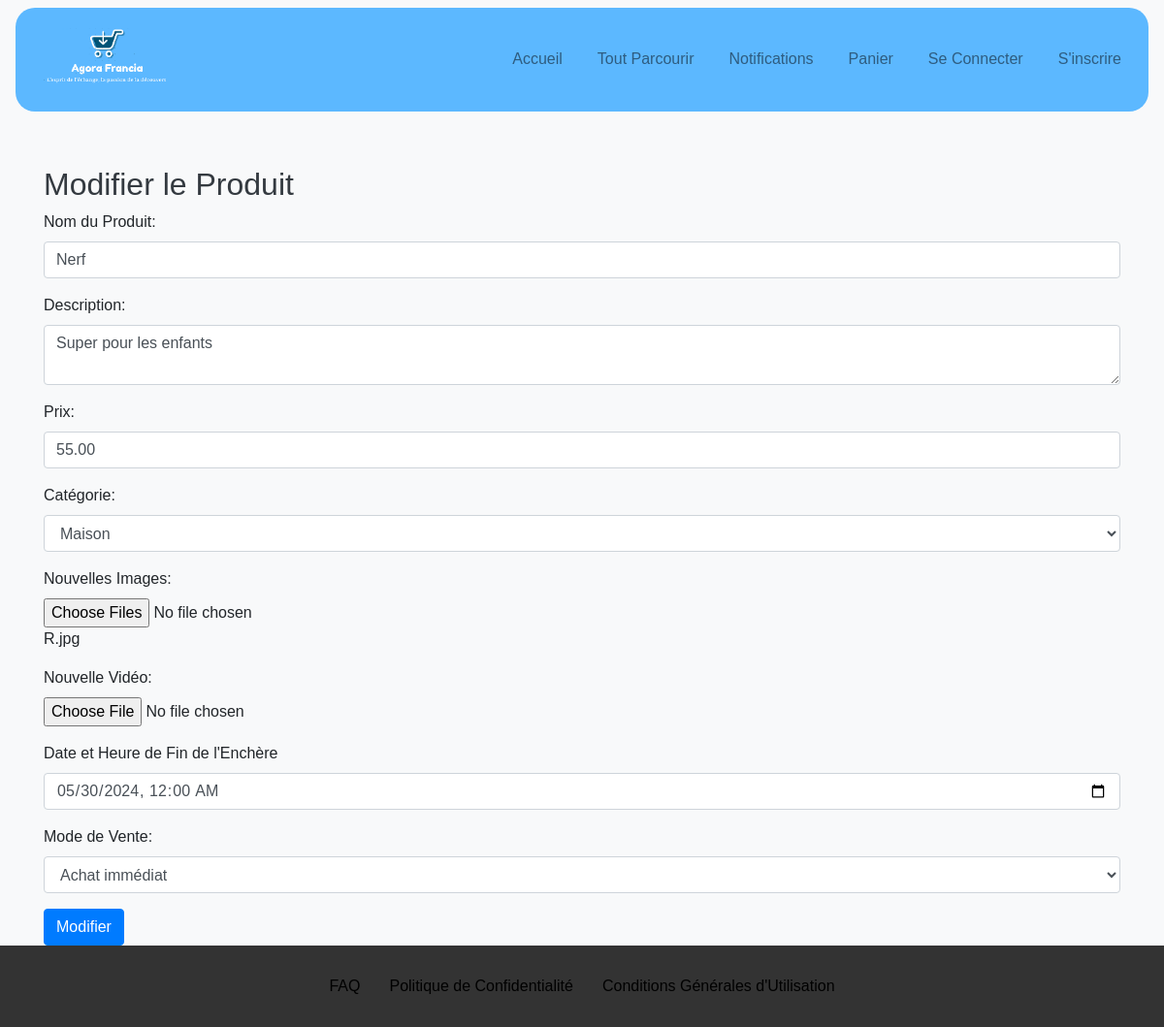
The page /SiteAGORA/edit_product.php?id=25 on the database its author committed.
### tables this page shows
CREATE TABLE `products` (
  `id` int(11) NOT NULL,
  `name` varchar(255) NOT NULL,
  `description` text,
  `price` decimal(10,2) NOT NULL,
  `category` varchar(100) DEFAULT NULL,
  `created_at` timestamp NOT NULL DEFAULT CURRENT_TIMESTAMP,
  `user_id` int(11) NOT NULL,
  `end_time` datetime DEFAULT NULL,
  `category_sell_id` int(11) DEFAULT NULL
);

CREATE TABLE `categories` (
  `id` int(11) NOT NULL,
  `name` varchar(100) NOT NULL,
  `created_at` timestamp NOT NULL DEFAULT CURRENT_TIMESTAMP
);

CREATE TABLE `categories_sell` (
  `id` int(11) NOT NULL,
  `name` varchar(50) NOT NULL
);

### SiteAGORA/edit_product.php (the view, shortened to what this page needs)
<?php
include 'db_connection.php';
if (isset($_GET['id'])) {
    $productId = $_GET['id'];
    $stmt = $conn->prepare("SELECT * FROM products WHERE id = ?");
    $stmt->bind_param("i", $productId);
    $stmt->execute();
    $result = $stmt->get_result();
    $categoryStmt = $conn->prepare("SELECT * FROM categories");
    $categoryStmt->execute();
    $categoriesResult = $categoryStmt->get_result();
    $categories = [];
    while ($categoryRow = $categoriesResult->fetch_assoc()) {
        $categories[] = $categoryRow;
    }
    $categorySellStmt = $conn->prepare("SELECT * FROM categories_sell");
    $categorySellStmt->execute();
    $categorySellResult = $categorySellStmt->get_result();
    $categorySells = [];
    while ($categorySellRow = $categorySellResult->fetch_assoc()) {
        $categorySells[] = $categorySellRow;
    }
    $imageStmt = $conn->prepare("SELECT * FROM product_images WHERE product_id = ?");
    $imageStmt->bind_param("i", $productId);
    $imageStmt->execute();
    $imageResult = $imageStmt->get_result();
    $productImages = [];
    while ($imageRow = $imageResult->fetch_assoc()) {
        $productImages[] = $imageRow['image_path'];
    }
    if ($result->num_rows > 0) {
        $product = $result->fetch_assoc();
        ?>
        <!DOCTYPE html>
        <html lang="fr">
        <head>
            <link rel="stylesheet" href="css/styles.css">
            <link rel="stylesheet" href="https://stackpath.bootstrapcdn.com/bootstrap/4.5.2/css/bootstrap.min.css">
        </head>
        <body>
            <?php include 'header.php'; ?>
            <div class="container mt-5">
                <h2>Modifier le Produit</h2>
                <form action="update_product.php" method="POST" enctype="multipart/form-data">
                    <div class="form-group">
                        <label for="name">Nom du Produit:</label>
                        <input type="text" class="form-control" id="name" name="name" value="<?php echo htmlspecialchars($product['name']); ?>" required>
                    </div>
                    <div class="form-group">
                        <label for="description">Description:</label>
                        <textarea class="form-control" id="description" name="description" required><?php echo htmlspecialchars($product['description']); ?></textarea>
                    </div>
                    <div class="form-group">
                        <label for="price">Prix:</label>
                        <input type="number" step="0.01" class="form-control" id="price" name="price" value="<?php echo htmlspecialchars($product['price']); ?>" required>
                    </div>
                    <div class="form-group">
                        <label for="category">Catégorie:</label>
                        <select class="form-control" id="category" name="category" required>
                            <?php foreach ($categories as $category): ?>
                                <option value="<?php echo htmlspecialchars($category['id']); ?>" <?php if ($category['id'] == $product['category']) echo 'selected'; ?>>
                                    <?php echo htmlspecialchars($category['name']); ?>
                                </option>
                            <?php endforeach; ?>
                        </select>
                    </div>
                    <div class="form-group">
                        <label for="image">Nouvelles Images:</label>
                        <input type="file" class="form-control-file" id="image" name="image[]" accept="image/*" multiple>
                        <?php foreach ($productImages as $image): ?>
                            <div><?php echo basename($image); ?></div>
                        <?php endforeach; ?>
                    </div>
                    <div class="form-group">
                        <label for="video">Nouvelle Vidéo:</label>
                        <input type="file" class="form-control-file" id="video" name="video" accept="video/*">
                    </div>
                    <div class="form-group">
                        <label for="end_time">Date et Heure de Fin de l'Enchère</label>
                        <input type="datetime-local" class="form-control" id="end_time" name="end_time" value="<?php echo date('Y-m-d\TH:i', strtotime($product['end_time'])); ?>" required>
                    </div>
                    <div class="form-group">
                        <label for="category_sell">Mode de Vente:</label>
                        <select class="form-control" id="category_sell" name="category_sell" required>
                            <?php foreach ($categorySells as $categorySell): ?>
                                <option value="<?php echo htmlspecialchars($categorySell['id']); ?>" <?php if ($categorySell['id'] == $product['category_sell_id']) echo 'selected'; ?>>
                                    <?php echo htmlspecialchars($categorySell['name']); ?>
                                </option>
                            <?php endforeach; ?>
                        </select>
                    </div>
                    <button type="submit" class="btn btn-primary">Modifier</button>
                </form>
            </div>
            <?php include 'footer.php'; ?>
        </body>
        </html>
    <?php
    } else {
        header("Location: my_product.php");
        exit();
    }
} else {
    header("Location: my_product.php");
    exit();
}
?>

### SiteAGORA/styles.css (style rules this page uses)
body { font-family: Arial, sans-serif; background-color: #f8f9fa; }
.container { margin-top: 50px; }
h2 { color: #343a40; }

### SiteAGORA/header.php (style rules this page uses)
body { font-family: Arial, sans-serif; margin: 0; padding: 0; }

### rows shown on the page
products: name "Nerf", description "Super pour les enfants", price "55.00", category "Maison", end_time "05/30/2024 00:00", category_sell "Achat immédiat"

### other values the page prints
basename($image) "R.jpg"
